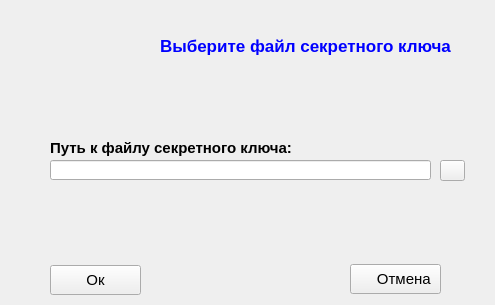
<?xml version="1.0" encoding="UTF-8"?>
<ui version="4.0">
 <class>SelectKeyForm</class>
 <widget class="QWidget" name="SelectKeyForm">
  <property name="windowModality">
   <enum>Qt::ApplicationModal</enum>
  </property>
  <property name="geometry">
   <rect>
    <x>0</x>
    <y>0</y>
    <width>495</width>
    <height>305</height>
   </rect>
  </property>
  <property name="maximumSize">
   <size>
    <width>495</width>
    <height>305</height>
   </size>
  </property>
  <property name="font">
   <font>
    <pointsize>11</pointsize>
   </font>
  </property>
  <property name="windowTitle">
   <string>Выбор секретного ключа</string>
  </property>
  <widget class="QLabel" name="label">
   <property name="geometry">
    <rect>
     <x>20</x>
     <y>10</y>
     <width>111</width>
     <height>80</height>
    </rect>
   </property>
   <property name="styleSheet">
    <string notr="true">background-image:url(&quot;Image/secret_success.png&quot;);</string>
   </property>
   <property name="text">
    <string/>
   </property>
  </widget>
  <widget class="QLabel" name="label_2">
   <property name="geometry">
    <rect>
     <x>50</x>
     <y>137</y>
     <width>271</width>
     <height>21</height>
    </rect>
   </property>
   <property name="font">
    <font>
     <weight>75</weight>
     <bold>true</bold>
    </font>
   </property>
   <property name="text">
    <string>Путь к файлу секретного ключа:</string>
   </property>
  </widget>
  <widget class="QLabel" name="label_3">
   <property name="geometry">
    <rect>
     <x>160</x>
     <y>30</y>
     <width>321</width>
     <height>31</height>
    </rect>
   </property>
   <property name="font">
    <font>
     <family>Tahoma</family>
     <pointsize>-1</pointsize>
     <weight>75</weight>
     <italic>false</italic>
     <bold>true</bold>
    </font>
   </property>
   <property name="styleSheet">
    <string notr="true">font-family:Tahoma;
font-style: normal;
font-size: 12pt;
font-weight: bold;

font-size:17px;
color:blue;</string>
   </property>
   <property name="text">
    <string>Выберите файл секретного ключа</string>
   </property>
  </widget>
  <widget class="QLineEdit" name="lineEditKeyPath">
   <property name="geometry">
    <rect>
     <x>50</x>
     <y>160</y>
     <width>381</width>
     <height>20</height>
    </rect>
   </property>
   <property name="readOnly">
    <bool>true</bool>
   </property>
  </widget>
  <widget class="QPushButton" name="pushButtonOk">
   <property name="geometry">
    <rect>
     <x>50</x>
     <y>265</y>
     <width>91</width>
     <height>30</height>
    </rect>
   </property>
   <property name="font">
    <font>
     <pointsize>11</pointsize>
    </font>
   </property>
   <property name="styleSheet">
    <string notr="true">text-align:center;
background-image: url(&quot;Image/ok.png&quot;);
background-repeat: no-repeat;
background-position: left 
</string>
   </property>
   <property name="text">
    <string>Ок</string>
   </property>
  </widget>
  <widget class="QPushButton" name="pushButtonCancel">
   <property name="geometry">
    <rect>
     <x>350</x>
     <y>264</y>
     <width>91</width>
     <height>30</height>
    </rect>
   </property>
   <property name="font">
    <font>
     <pointsize>11</pointsize>
    </font>
   </property>
   <property name="styleSheet">
    <string notr="true">text-align:center;
background-image: url(&quot;Image/cancel.png&quot;);
background-repeat: no-repeat;
background-position: left 
</string>
   </property>
   <property name="text">
    <string>    Отмена</string>
   </property>
  </widget>
  <widget class="QPushButton" name="pushButtonSelectKeyPath">
   <property name="geometry">
    <rect>
     <x>440</x>
     <y>160</y>
     <width>25</width>
     <height>21</height>
    </rect>
   </property>
   <property name="styleSheet">
    <string notr="true">text-align:center;
background-image: url(&quot;Image/open-folder-yellow.png&quot;);
background-repeat: no-repeat;
background-position: left 
</string>
   </property>
   <property name="text">
    <string/>
   </property>
  </widget>
 </widget>
 <layoutdefault spacing="6" margin="11"/>
 <resources/>
 <connections/>
</ui>
